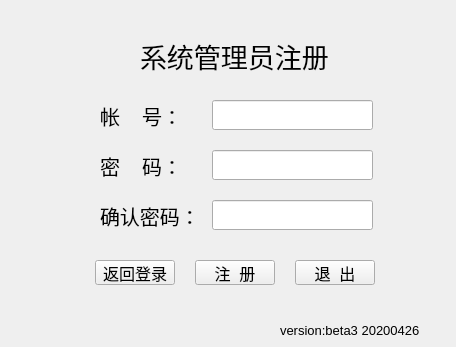
<?xml version="1.0" encoding="UTF-8"?>
<ui version="4.0">
 <class>Form</class>
 <widget class="QWidget" name="Form">
  <property name="geometry">
   <rect>
    <x>0</x>
    <y>0</y>
    <width>456</width>
    <height>347</height>
   </rect>
  </property>
  <property name="windowTitle">
   <string>Form</string>
  </property>
  <widget class="QLabel" name="title_label">
   <property name="geometry">
    <rect>
     <x>140</x>
     <y>30</y>
     <width>201</width>
     <height>51</height>
    </rect>
   </property>
   <property name="font">
    <font>
     <family>方正大黑简体</family>
     <pointsize>20</pointsize>
    </font>
   </property>
   <property name="text">
    <string>系统管理员注册</string>
   </property>
  </widget>
  <widget class="QLabel" name="passwd_label">
   <property name="geometry">
    <rect>
     <x>100</x>
     <y>150</y>
     <width>111</width>
     <height>31</height>
    </rect>
   </property>
   <property name="font">
    <font>
     <pointsize>15</pointsize>
    </font>
   </property>
   <property name="text">
    <string>密    码：</string>
   </property>
  </widget>
  <widget class="QLineEdit" name="passwd_lineEdit">
   <property name="geometry">
    <rect>
     <x>212</x>
     <y>150</y>
     <width>161</width>
     <height>30</height>
    </rect>
   </property>
  </widget>
  <widget class="QLineEdit" name="confirm_lineEdit">
   <property name="geometry">
    <rect>
     <x>212</x>
     <y>200</y>
     <width>161</width>
     <height>30</height>
    </rect>
   </property>
  </widget>
  <widget class="QLabel" name="confirm_label">
   <property name="geometry">
    <rect>
     <x>100</x>
     <y>200</y>
     <width>111</width>
     <height>31</height>
    </rect>
   </property>
   <property name="font">
    <font>
     <pointsize>15</pointsize>
    </font>
   </property>
   <property name="text">
    <string>确认密码：</string>
   </property>
  </widget>
  <widget class="QPushButton" name="goback_btn">
   <property name="geometry">
    <rect>
     <x>95</x>
     <y>260</y>
     <width>80</width>
     <height>25</height>
    </rect>
   </property>
   <property name="font">
    <font>
     <pointsize>12</pointsize>
    </font>
   </property>
   <property name="text">
    <string>返回登录</string>
   </property>
  </widget>
  <widget class="QPushButton" name="register_btn">
   <property name="geometry">
    <rect>
     <x>195</x>
     <y>260</y>
     <width>80</width>
     <height>25</height>
    </rect>
   </property>
   <property name="font">
    <font>
     <pointsize>12</pointsize>
    </font>
   </property>
   <property name="text">
    <string>注  册</string>
   </property>
  </widget>
  <widget class="QPushButton" name="quit_btn">
   <property name="geometry">
    <rect>
     <x>295</x>
     <y>260</y>
     <width>80</width>
     <height>25</height>
    </rect>
   </property>
   <property name="font">
    <font>
     <pointsize>12</pointsize>
    </font>
   </property>
   <property name="text">
    <string>退  出</string>
   </property>
  </widget>
  <widget class="QLabel" name="version_label">
   <property name="geometry">
    <rect>
     <x>280</x>
     <y>320</y>
     <width>161</width>
     <height>20</height>
    </rect>
   </property>
   <property name="font">
    <font>
     <pointsize>10</pointsize>
    </font>
   </property>
   <property name="text">
    <string>version:beta3 20200426</string>
   </property>
  </widget>
  <widget class="QLineEdit" name="account_lineEdit">
   <property name="geometry">
    <rect>
     <x>212</x>
     <y>100</y>
     <width>161</width>
     <height>30</height>
    </rect>
   </property>
  </widget>
  <widget class="QLabel" name="account_label">
   <property name="geometry">
    <rect>
     <x>100</x>
     <y>100</y>
     <width>111</width>
     <height>31</height>
    </rect>
   </property>
   <property name="font">
    <font>
     <pointsize>15</pointsize>
    </font>
   </property>
   <property name="text">
    <string>帐    号：</string>
   </property>
  </widget>
 </widget>
 <resources/>
 <connections/>
</ui>
